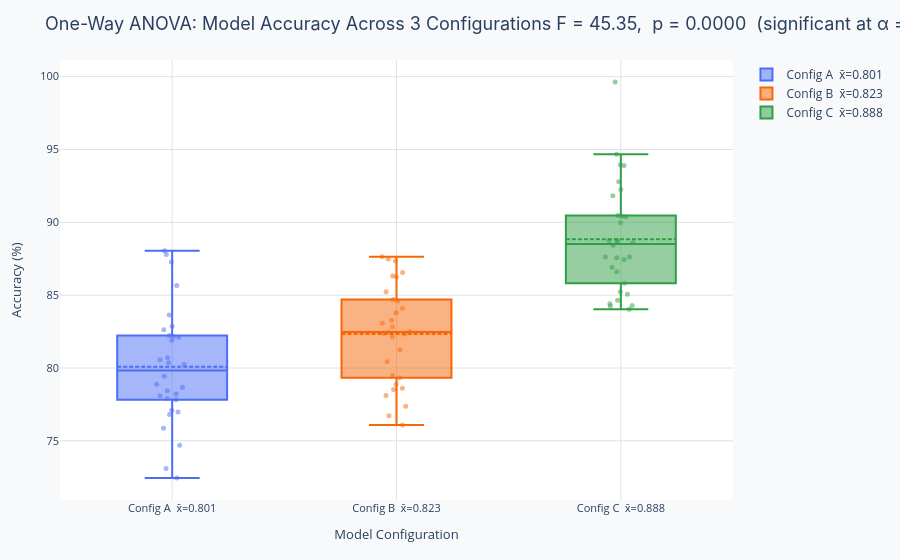

The notebook cell this image was saved under:
### Markdown cell above
---
## Extending to 3+ groups: ANOVA

The t-test compares exactly two group means. When you have three or more groups, running multiple t-tests inflates the false-positive rate (see *18: P-Values — multiple testing*). **ANOVA (Analysis of Variance)** solves this by testing all groups simultaneously with a single F-statistic.

The F-statistic asks: is the variance *between* groups larger than what you would expect from random sampling variation *within* groups?

$$F = \frac{\text{Variance between groups}}{\text{Variance within groups}} = \frac{MS_{\text{between}}}{MS_{\text{within}}}$$

A large F means the groups are more different from each other than chance would predict — evidence that at least one group mean is different from the others.

| Test | Groups | Statistic | Null hypothesis |
|------|--------|-----------|----------------|
| t-test | 2 | t | μ₁ = μ₂ |
| One-way ANOVA | 3+ | F | μ₁ = μ₂ = μ₃ = … |

> **Important:** A significant ANOVA F-test only tells you that *at least one* group differs from the others. It does not tell you *which* groups differ. Post-hoc tests (Tukey HSD, Bonferroni) are needed to identify the specific pairs.

### Code cell
np.random.seed(77)

# Compare accuracy scores of three model configurations
config_a = np.random.normal(0.81, 0.04, 30)  # baseline
config_b = np.random.normal(0.83, 0.04, 30)  # feature engineering added
config_c = np.random.normal(0.88, 0.04, 30)  # hyperparameter tuned

f_stat, p_anova = stats.f_oneway(config_a, config_b, config_c)

fig = go.Figure()
for data, label, color in [
    (config_a, f"Config A  x̄={np.mean(config_a):.3f}", PALETTE["primary"]),
    (config_b, f"Config B  x̄={np.mean(config_b):.3f}", PALETTE["secondary"]),
    (config_c, f"Config C  x̄={np.mean(config_c):.3f}", PALETTE["accent"]),
]:
    fig.add_trace(go.Box(
        y=data * 100, name=label,
        marker_color=color, boxmean=True,
        boxpoints="all", jitter=0.3, pointpos=0,
        marker=dict(size=5, opacity=0.50),
    ))

sig = "significant" if p_anova < 0.05 else "not significant"
layout = base_layout(
    title=(
        f"One-Way ANOVA: Model Accuracy Across 3 Configurations\n"
        f"F = {f_stat:.2f},  p = {p_anova:.4f}  ({sig} at α = 0.05)"
    ),
    xaxis_title="Model Configuration",
    yaxis_title="Accuracy (%)",
)
fig.update_layout(layout)
fig.show()

### Figure 1 — Plotly figure (JSON) as saved in the notebook; plotly's stock layout.template omitted (floating-point values rounded to 4 significant figures)
{"data": [{"boxmean": true, "boxpoints": "all", "jitter": 0.3, "marker": {"color": "#4C6EF5", "opacity": 0.5, "size": 5}, "name": "Config A  x̄=0.801", "pointpos": 0, "type": "box", "y": [81.9, 83.65, 78.68, 82.63, 82.87, 73.1, 82.1, 74.7, 87.27, 78.1, 82.22, 85.66, 76.8, 77.09, 78.44, 87.79, 75.86, 80.24, 80.7, 80.36, 80.56, 78.21, 76.98, 79.43, 72.45, 88.04, 77.9, 78.88, 77.83, 82.17]}, {"boxmean": true, "boxpoints": "all", "jitter": 0.3, "marker": {"color": "#F76707", "opacity": 0.5, "size": 5}, "name": "Config B  x̄=0.823", "pointpos": 0, "type": "box", "y": [78.11, 76.72, 84.6, 82.82, 79.34, 87.48, 83.79, 84.1, 79.48, 78.61, 82.13, 78.87, 82.33, 85.23, 86.25, 82.49, 82.39, 83.28, 83.08, 78.52, 76.09, 86.56, 81.25, 80.43, 84.71, 86.32, 87.34, 82.45, 77.37, 87.64]}, {"boxmean": true, "boxpoints": "all", "jitter": 0.3, "marker": {"color": "#2F9E44", "opacity": 0.5, "size": 5}, "name": "Config C  x̄=0.888", "pointpos": 0, "type": "box", "y": [84.03, 88.43, 85.82, 90.47, 99.63, 94.68, 89.98, 86.91, 90.39, 87.58, 87.62, 93.95, 86.6, 92.78, 88.76, 87.62, 87.45, 88.73, 88.66, 84.41, 90.42, 93.89, 91.82, 88.6, 92.25, 85.06, 85.23, 84.25, 84.29, 84.66]}], "layout": {"legend": {"font": {"size": 12}}, "margin": {"b": 60, "l": 60, "r": 30, "t": 60}, "paper_bgcolor": "#F8F9FA", "plot_bgcolor": "#FFFFFF", "title": {"font": {"family": "Inter, Arial, sans-serif", "size": 18}, "text": "One-Way ANOVA: Model Accuracy Across 3 Configurations\nF = 45.35,  p = 0.0000  (significant at α = 0.05)"}, "xaxis": {"gridcolor": "#DEE2E6", "tickfont": {"size": 11}, "title": {"font": {"size": 13}, "text": "Model Configuration"}}, "yaxis": {"gridcolor": "#DEE2E6", "tickfont": {"size": 11}, "title": {"font": {"size": 13}, "text": "Accuracy (%)"}}}}
